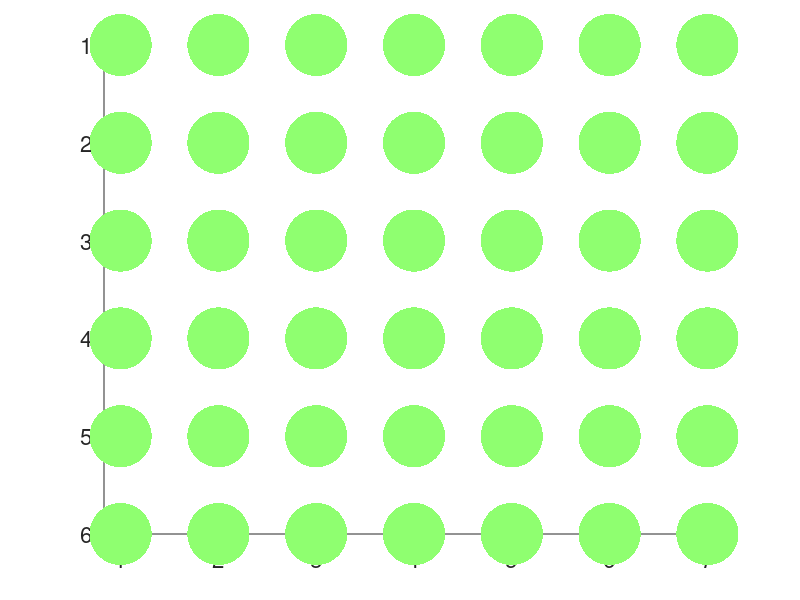

Recreate this plot in MATLAB. (Note: this script raises an error after producing the figure.)
%the main game 
player = 1; %player 1 / 2 is MPC
victory = 0;
Nx = 7;
Ny = 6;
N = Ny * Nx;
level_vector = ones(Nx, 1);  %gives the available values / indices for u
X = zeros(Ny, Nx);   %state matrix for visualisation
horizon = 4; %MPC horizon, complexity follows 


close all



while victory == 0

U = zeros(Ny, Nx); %input matrix for visualisation



[xgrid, ygrid] = meshgrid(1:Nx, 1:Ny); %create grid coordinates

scatter(xgrid(:), ygrid(:), 2000, X(:), 'filled'); %plot circles, size 2000
colormap(jet); %colormap

axis equal;
set(gca, 'XTick', 1:Nx, 'YTick', 1:Ny, 'YDir', 'reverse', 'FontSize', 16); % Keep grid structure



if player == 2
    x_input = mpc_decision(X, level_vector, Ny, Nx, horizon); %MPC
else
    prompt = "Enter Column";
    x_input = input(prompt);
    while level_vector(x_input) == 7
        disp('col full, try another!')
        x_input = input(prompt);
    end
end



U(level_vector(x_input), x_input) = 1;
U = flip(U,1);
u = matrix_to_vector(U);  % control vector, to be calculated
level_vector(x_input) = level_vector(x_input) + 1;

X = X + player * U;


disp(X)



[xgrid, ygrid] = meshgrid(1:Nx, 1:Ny); %create grid coordinates
scatter(xgrid(:), ygrid(:), 2000, X(:), 'filled'); %plot circles, size 2000
colormap(jet); %colormap

axis equal;
set(gca, 'XTick', 1:Nx, 'YTick', 1:Ny, 'YDir', 'reverse', 'FontSize', 16);



victory = victory_check(X, U); %victory checking
if victory ~= 0
    disp(['Player ', num2str(victory), ' has won!'])
end



%player swapping
    if(player == 1)
    player = 2;
    
    elseif (player == 2)
    player = 1;
    end




end 

% NOTES

